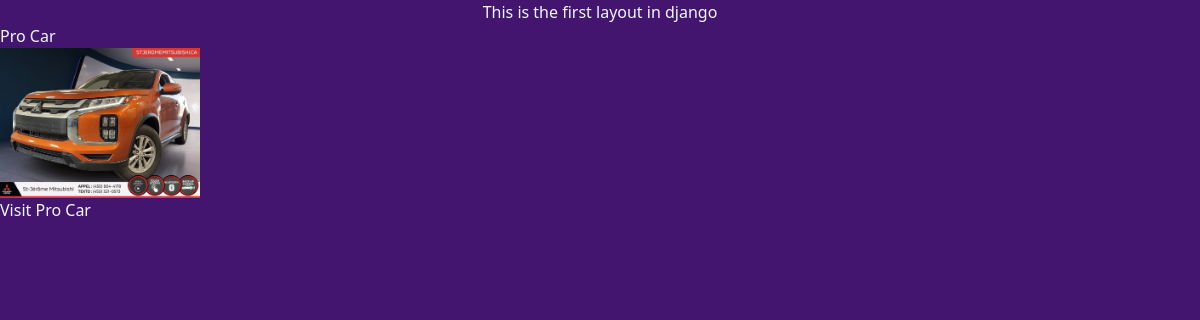
The app's page /pro-app/data/ with its own data.
### proApp/models.py (models this page shows, shortened)
class ProItems(models.Model):
    ITEM_TYPE_CHOICES = [
        ('Car', 'Car'),
        ('Product', 'Product'),
        ('Docuement', 'Docuement'),
        ('Other', 'Other'),
    ]
    name = models.CharField(max_length=255)
    price = models.IntegerField(null=True)
    address = models.CharField(max_length=255, blank=True)
    image = models.ImageField(upload_to='proImages/')
    description = models.TextField(blank=True)
    timezone = models.DateTimeField(default=timezone.now)
    item_type = models.CharField(max_length=11,choices=ITEM_TYPE_CHOICES)

### proApp/views.py (the view)
# urls.py: path('data/', views.proData, name='proData'),
def proData(request):
    pro_items = ProItems.objects.all()
    return render(request, 'proApp/prodata.html', {'pro_items': pro_items})

### proApp/templates/proApp/prodata.html (shortened to what this page needs)
{% extends "layout.html" %}
{% block content %}
    {% for item in pro_items %}
        <div>
            <h3>{{ item.name }}</h3>
            <img src="{{ item.image.url  }}" alt="{{ item.name }}" width="200px">
            <a href="{% url "item_detail" item.id %}">
                <button type="button">Visit {{ item.name }}</button>
            </a>
        </div>
    {% endfor %}
{% endblock %}

### templates/layout.html (shortened to what this page needs)
{% load static tailwind_tags %}
{% load static %}
<!DOCTYPE html>
<html lang="en">
<head>
    <link rel="stylesheet" href="{% static 'style.css' %}">
    {% tailwind_css %}
</head>
<body>
    <h1> This is the first layout in django</h1>
    {% block content %}
    {% endblock %}
</body>
</html>

### static/style.css (style rules this page uses)
body { background-color: rgb(68, 21, 111); color: aliceblue; }
h1 { font-size: 2em; text-align: center; }

### records on screen
ProItems: name "Pro Car", image (picture)
